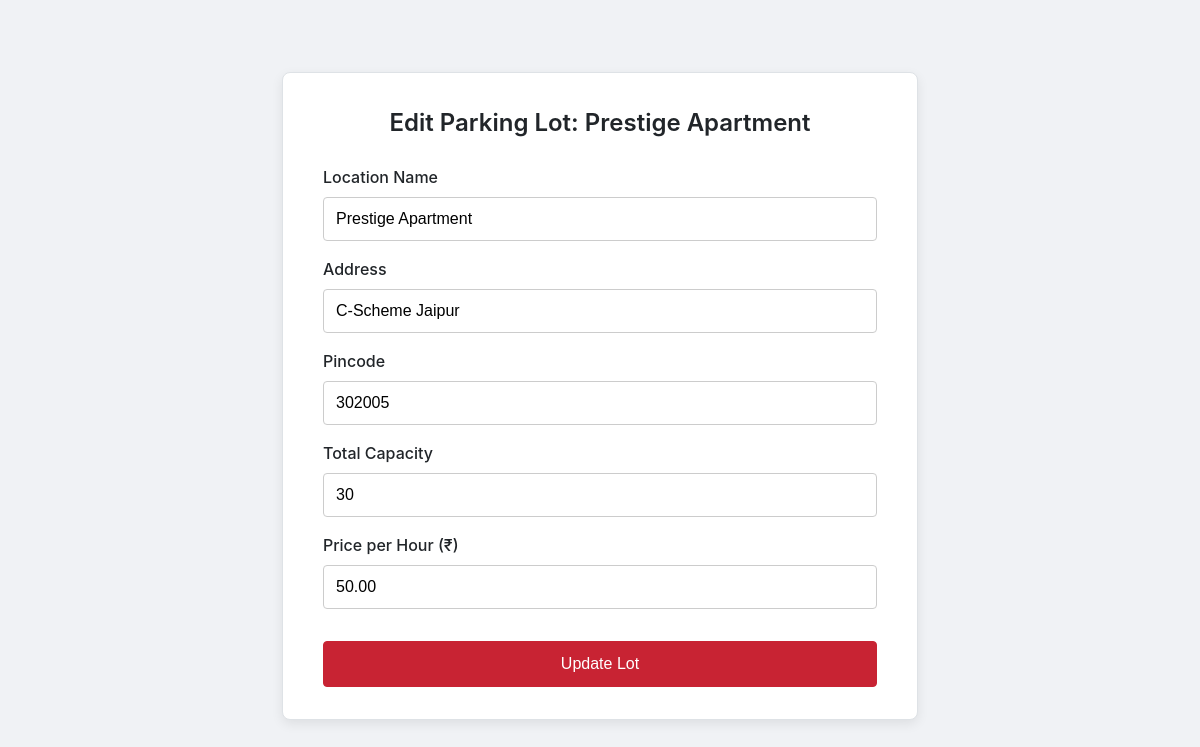
Before: /admin/lot/edit/1 (signed in) with the older database file.
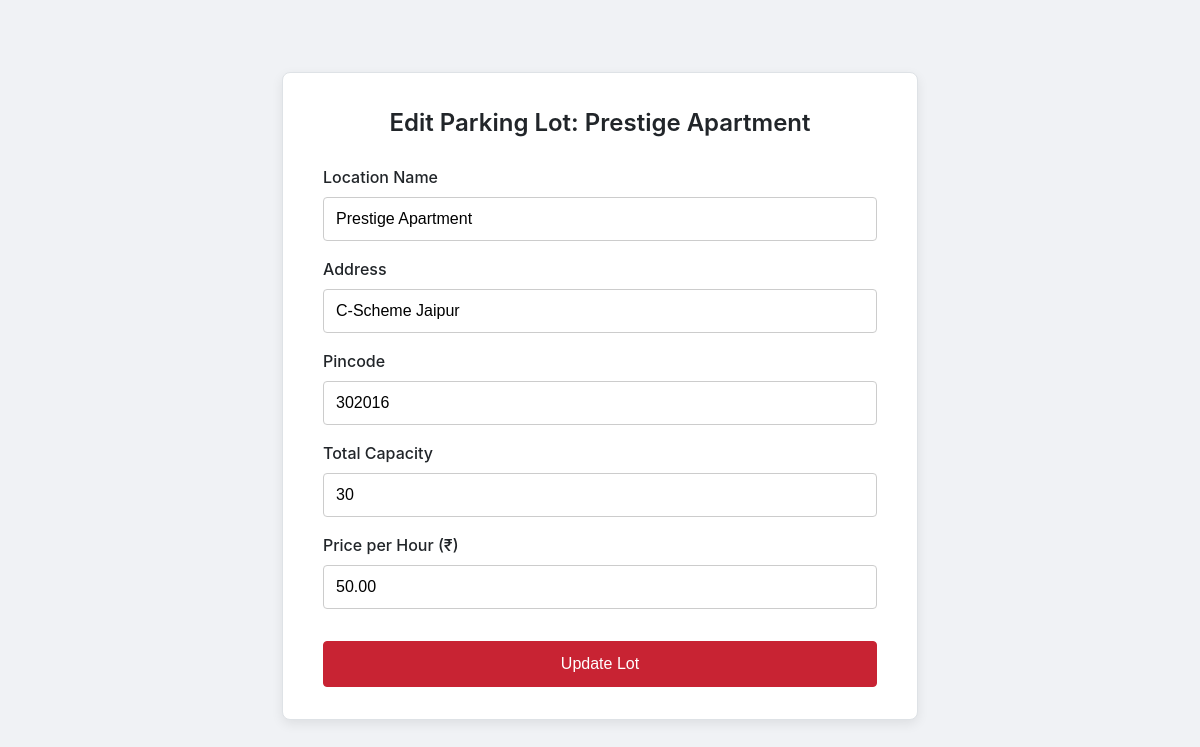
After: the same page with the newer database file.
### models/database.py (models this page shows)
class ParkingLot(db.Model):
    __tablename__ = 'parking_lot'
    id = db.Column(db.Integer, primary_key=True)
    name = db.Column(db.String(50), nullable=False)
    address = db.Column(db.String(100), nullable=False)
    pincode = db.Column(db.String(10), nullable=False)
    capacity = db.Column(db.Integer, nullable=False)
    price_per_hour = db.Column(db.Float, nullable=False)
    spots = db.relationship('ParkingSpot', backref='lot', lazy=True, cascade="all, delete-orphan")

### routes/admin_routes.py (the view, shortened to what this page needs)
@admin_bp.route('/admin/lot/edit/<int:lot_id>', methods=['GET', 'POST'])
def edit_lot(lot_id):
    if not session.get('is_admin'):
        return redirect(url_for('auth.login'))
    lot_to_edit = ParkingLot.query.get_or_404(lot_id)
    return render_template('admin/edit_lot.html', lot=lot_to_edit)

### templates/admin/edit_lot.html
{% extends "layout.html" %}
{% block content %}
<div class="form-container">
    <form method="POST" action="{{ url_for('admin.edit_lot', lot_id=lot.id) }}" class="form-card">
        <h2>Edit Parking Lot: {{ lot.name }}</h2>
        <div class="form-group">
            <label for="name">Location Name</label>
            <input type="text" id="name" name="name" value="{{ lot.name }}" required>
        </div>
        <div class="form-group">
            <label for="address">Address</label>
            <input type="text" id="address" name="address" value="{{ lot.address }}" required>
        </div>
        <div class="form-group">
            <label for="pincode">Pincode</label>
            <input type="text" id="pincode" name="pincode" value="{{ lot.pincode }}" required>
        </div>
        <div class="form-group">
            <label for="capacity">Total Capacity</label>
            <input type="number" id="capacity" name="capacity" value="{{ lot.capacity }}" required>
        </div>
        <div class="form-group">
            <label for="price_per_hour">Price per Hour (₹)</label>
            <input type="number" id="price_per_hour" name="price_per_hour" value="{{ '%.2f'|format(lot.price_per_hour) }}" min="0" step="0.01" required>
        </div>
        <button type="submit" class="btn btn-red">Update Lot</button>
    </form>
</div>
{% endblock %}

Changed rows visible on the page:
changed ParkingLot "Prestige Apartment": pincode "302005" → "302016"
